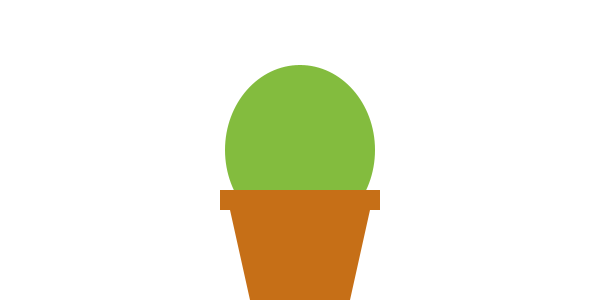
Frame 1 (no input)
Frame 60 (the mouse pressed at the canvas centre just before this capture): identical to frame 1, image omitted
Frame 120 (the mouse held since frame 60 and released just before this capture): identical to frame 1, image omitted

The Processing sketch that drew this single still picture (run headless with seeded random() and noise(); from frame 60 on, the mouse is pressed at the canvas centre):

// Processing sketch: cactus
// ── cactus.pde
void setup() {
  size(600, 300);
  background(255);
}

void draw() {
  
  //repeating background
  background(255);
  
  /////////#1
  //cactus body
  noStroke();
  fill(131, 188, 62);
  ellipse(width/2, height/2, 150, 170);
  
  /////////#2
  //cactus body that grows with the mouseX
  //UNCOMMENT BELOW THIS TO SEE #2
  //noStroke();
  //fill(131, 188, 62);
  //ellipse(width/2, height/2, 150, mouseY);
  //ellipse(width/2, height/2, 150, height-mouseY);
  
  /////////#3
  //cactus that follows the mouse y position
  //UNCOMMENT BELOW THIS TO SEE #3
  //noStroke();
  //fill(131, 188, 62);
  //ellipse(width/2, mouseY, 150, 170);
  
  /////////#4
  //cactus that changes color with mouse Y position
  //UNCOMMENT BELOW THIS TO SEE #4
  //noStroke();
  //fill(131, 188, mouseX);
  ////using map() below which maps one value 
  ////from one range to another range
  ////fill(131, 188, map(mouseX, 0, width, 0, 255));
  //ellipse(width/2, height/2, 150, 170);
  
  /////////#5
  //change cactus color on mousePressed
  //UNCOMMENT BELOW THIS TO SEE #3
  //noStroke();
  //if(mousePressed) {
  //  fill(255, 0, 0);
  //} else {
  //  fill(131, 188, 62);
  //}
  //ellipse(width/2, height/2, 150, 170);
  
  /////////#6
  //background changes to black when mouseX is half of the way across on the x axis
  //UNCOMMENT BELOW THIS TO SEE #6
  //if(mouseX > width/2) {
  //  background(0);
  //}
  //noStroke();
  //fill(131, 188, 62);
  //ellipse(width/2, height/2, 150, 170);

  /////////#7
  //background changes to black when mouseX is 1/3 of the way across the screen and less than 2/3 of the way across the screen
  //UNCOMMENT BELOW THIS TO SEE #7
  //if(mouseX > width/3 && mouseX < width/3 * 2) {
  //  background(0);
  //}
  //stroke(255, 0, 0);
  ////add lines to show where the mouse is hitting
  ////line(width/3, 0, width/3, height);
  ////line(width/3 * 2, 0, width/3 * 2, height);
  //noStroke();
  //fill(131, 188, 62);
  //ellipse(width/2, height/2, 150, 170);
  //fill(0);
  //stroke(5);
  //line(width/2 - 70, height/2 + 60, width/2 + 70, height/2 + 60);
  //line(width/2 - 50, height/2 + 150, width/2 + 50, height/2 + 150);
  
  //cactus pot
  noStroke();
  fill(198, 111, 23);
  rectMode(CENTER);
  rect(width/2, height/2 + 50, 160, 20);
  quad(width/2 - 70, height/2 + 60, width/2 + 70, height/2 + 60, width/2 + 50, height/2 + 150, width/2 - 50, height/2 + 150);
}
